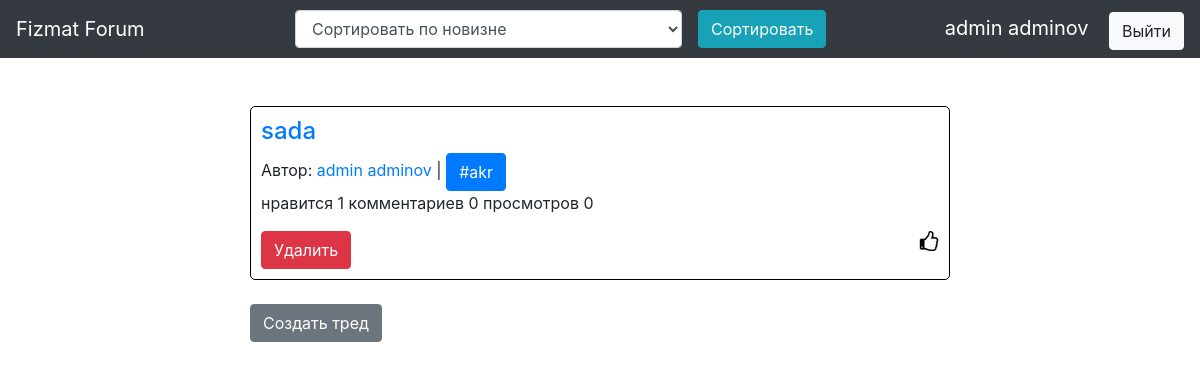
/tagged_threads/akr (signed in), run on an earlier commit of the app's database.
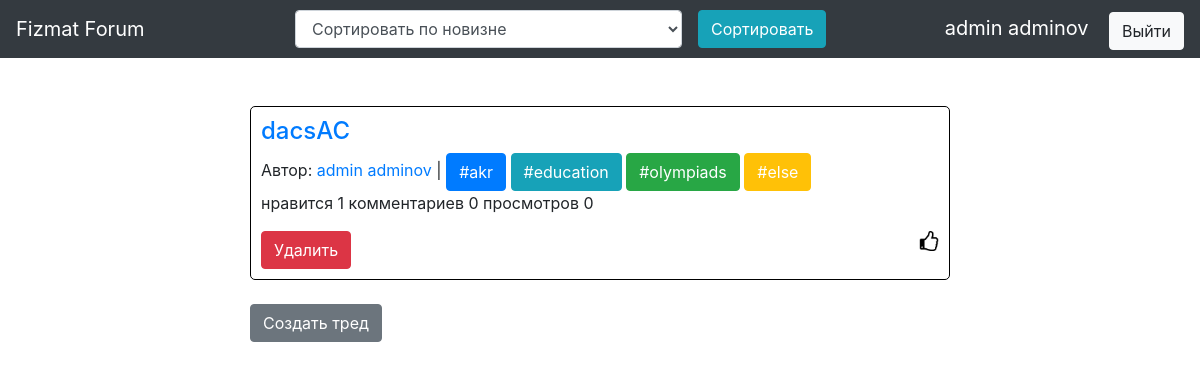
And on a later commit of the database.
### data/threads.py (models this page shows)
class Thread(SqlAlchemyBase, UserMixin, SerializerMixin):
    __tablename__ = 'threads'
    id = sqlalchemy.Column(sqlalchemy.Integer, primary_key=True, autoincrement=True)
    title = sqlalchemy.Column(sqlalchemy.String, nullable=False)
    user_id = sqlalchemy.Column(sqlalchemy.Integer, sqlalchemy.ForeignKey("users.id"))
    like_count = sqlalchemy.Column(sqlalchemy.Integer, nullable=False)
    view_count = sqlalchemy.Column(sqlalchemy.Integer, nullable=False)
    comment_count = sqlalchemy.Column(sqlalchemy.Integer, nullable=False)
    user = orm.relation('User')
    categories = orm.relation("Category", secondary=association_table, backref="threads")

### data/users.py (models this page shows, shortened)
class User(SqlAlchemyBase, UserMixin, SerializerMixin):
    __tablename__ = 'users'
    id = sqlalchemy.Column(sqlalchemy.Integer, primary_key=True, autoincrement=True)
    surname = sqlalchemy.Column(sqlalchemy.String, nullable=False)
    name = sqlalchemy.Column(sqlalchemy.String, nullable=False)
    age = sqlalchemy.Column(sqlalchemy.Integer, nullable=False)
    grade = sqlalchemy.Column(sqlalchemy.Integer, nullable=False)
    email = sqlalchemy.Column(sqlalchemy.String, index=True, unique=True, nullable=False)
    hashed_password = sqlalchemy.Column(sqlalchemy.String)

### data/categories.py (models this page shows)
class Category(SqlAlchemyBase):
    __tablename__ = 'categories'
    id = sqlalchemy.Column(sqlalchemy.Integer, primary_key=True, autoincrement=True)
    name = sqlalchemy.Column(sqlalchemy.String, nullable=True)

### main.py (the view)
@app.route('/tagged_threads/<tag>')
def tagged_threads(tag):
    session = db_session.create_session()
    threads = []
    for thread in session.query(Thread).all():
        if tag in list(map(lambda x: x.name, thread.categories)):
            threads.append(thread)
    return render_template('tagged_threads.html', threads=threads)

### data/db_session.py (called while the page is built)
def create_session() -> Session:
    global __factory
    return __factory()

### main.py (called while the page is built)
@login_manager.user_loader
def load_user(user_id):
    session = db_session.create_session()
    return session.query(User).get(user_id)

### templates/tagged_threads.html (shortened to what this page needs)
{% extends "base.html" %}
{% block select %}
<form class="form-inline" name="sort_type" action="/sorted" method="GET">
    <div class="form-group mx-sm-3">
        <select class="form-control" name="sort_type">
            <option value="time">Сортировать по новизне</option>
        </select>
    </div>
    <button class="btn btn-info" type="submit">Сортировать</button>
</form>
{% endblock %}
{% block content %}
<br/><br/>
{% for item in threads|reverse %}
    <div class="thread">
        <a href="/thread/{{ item.id }}"><h4>{{ item.title }}</h4></a>
        <p>Автор: <a target="_blank" href="/profile/{{current_user.id}}">{{ item.user.name }} {{ item.user.surname }}</a> |
        {% for tag in item.categories %}
            {% if tag.name == "education" %}
                <a href="/tagged_threads/education" class="btn btn-info" style="color: #fff;">#education</a>
            {% elif tag.name == "akr" %}
                <a href="/tagged_threads/akr" class="btn btn-primary" style="color: #fff;">#akr</a>
            {% elif tag.name == "olympiads" %}
                <a href="/tagged_threads/olympiads" class="btn btn-success" style="color: #fff;">#olympiads</a>
            {% else %}
                <a href="/tagged_threads/else" class="btn btn-warning" style="color: #fff;">#else</a>
            {% endif %}
        {% endfor %}
        <br/>нравится {{ item.like_count }} комментариев {{ item.comment_count }} просмотров {{ item.view_count }}</p>
        {% if current_user.is_authenticated and current_user == item.user %}
            <a href="/thread_delete/{{ item.id }}" class="btn btn-danger">Удалить</a>
        {% endif %}
        {% if current_user.is_authenticated %}
            <a href="/like_thread/{{ item.id }}"><img src="/static/img/like.png" height="20px" width="20px" align="right"></a>
        {% endif %}
    </div>
    <br>
{% endfor %}
    {% if current_user.is_authenticated %}
        <a href="add_thread" class="btn btn-secondary form">Создать тред</a>
    {% endif %}
{% endblock %}

What changed in the data, as far as the page shows it:
changed Thread "admin": gains Category (name "#education"); gains Category (name "#olympiads"); gains Category (name "#else"); title "sada" → "dacsAC"
